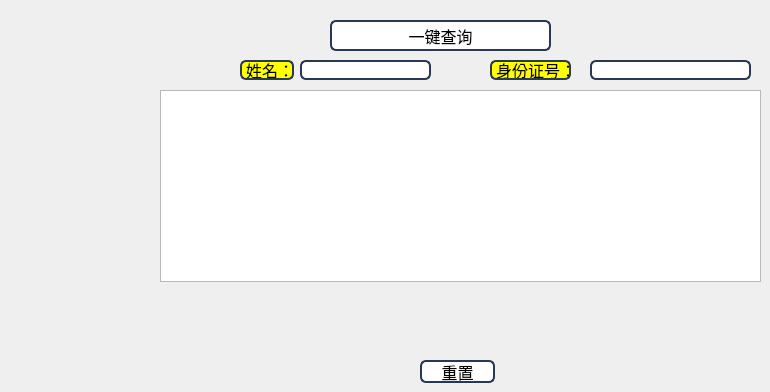
       <widget class="QWidget" name="tab_31">
        <attribute name="title">
         <string>查询订票记录</string>
        </attribute>
        <widget class="QPushButton" name="pushButton_76">
         <property name="geometry">
          <rect>
           <x>330</x>
           <y>20</y>
           <width>221</width>
           <height>31</height>
          </rect>
         </property>
         <property name="font">
          <font>
           <family>微软雅黑</family>
           <pointsize>12</pointsize>
          </font>
         </property>
         <property name="styleSheet">
          <string notr="true">border: 2px solid rgb(41,57,85);
border-radius:6px;
background:white;
selection-background-color:green;</string>
         </property>
         <property name="text">
          <string>一键查询</string>
         </property>
        </widget>
        <widget class="QTextBrowser" name="textBrowser_11">
         <property name="geometry">
          <rect>
           <x>160</x>
           <y>90</y>
           <width>601</width>
           <height>192</height>
          </rect>
         </property>
         <property name="font">
          <font>
           <pointsize>10</pointsize>
          </font>
         </property>
         <property name="styleSheet">
          <string notr="true">background-image: url(:/photo/656.jpg);</string>
         </property>
        </widget>
        <widget class="QPushButton" name="pushButton_77">
         <property name="geometry">
          <rect>
           <x>420</x>
           <y>360</y>
           <width>75</width>
           <height>23</height>
          </rect>
         </property>
         <property name="font">
          <font>
           <family>微软雅黑</family>
           <pointsize>12</pointsize>
          </font>
         </property>
         <property name="styleSheet">
          <string notr="true">border: 2px solid rgb(41,57,85);
border-radius:6px;
background:white;
selection-background-color:green;</string>
         </property>
         <property name="text">
          <string>重置</string>
         </property>
        </widget>
        <widget class="QLineEdit" name="lineEdit_9">
         <property name="geometry">
          <rect>
           <x>300</x>
           <y>60</y>
           <width>131</width>
           <height>20</height>
          </rect>
         </property>
         <property name="font">
          <font>
           <family>微软雅黑</family>
           <pointsize>10</pointsize>
          </font>
         </property>
         <property name="styleSheet">
          <string notr="true">border: 2px solid rgb(41,57,85);
border-radius:6px;
background:white;
selection-background-color:green;</string>
         </property>
         <property name="text">
          <string/>
         </property>
        </widget>
        <widget class="QLabel" name="label_10">
         <property name="geometry">
          <rect>
           <x>240</x>
           <y>60</y>
           <width>54</width>
           <height>20</height>
          </rect>
         </property>
         <property name="font">
          <font>
           <family>微软雅黑</family>
           <pointsize>12</pointsize>
          </font>
         </property>
         <property name="styleSheet">
          <string notr="true">border: 2px solid rgb(41,57,85);
border-radius:6px;
background:yellow;
selection-background-color:green;</string>
         </property>
         <property name="text">
          <string>姓名：</string>
         </property>
        </widget>
        <widget class="QLabel" name="label_11">
         <property name="geometry">
          <rect>
           <x>490</x>
           <y>60</y>
           <width>81</width>
           <height>20</height>
          </rect>
         </property>
         <property name="font">
          <font>
           <family>微软雅黑</family>
           <pointsize>12</pointsize>
          </font>
         </property>
         <property name="styleSheet">
          <string notr="true">border: 2px solid rgb(41,57,85);
border-radius:6px;
background:yellow;
selection-background-color:green;</string>
         </property>
         <property name="text">
          <string>身份证号：</string>
         </property>
        </widget>
        <widget class="QLineEdit" name="lineEdit_10">
         <property name="geometry">
          <rect>
           <x>590</x>
           <y>60</y>
           <width>161</width>
           <height>20</height>
          </rect>
         </property>
         <property name="font">
          <font>
           <family>微软雅黑</family>
           <pointsize>10</pointsize>
          </font>
         </property>
         <property name="styleSheet">
          <string notr="true">border: 2px solid rgb(41,57,85);
border-radius:6px;
background:white;
selection-background-color:green;</string>
         </property>
        </widget>
       </widget>
